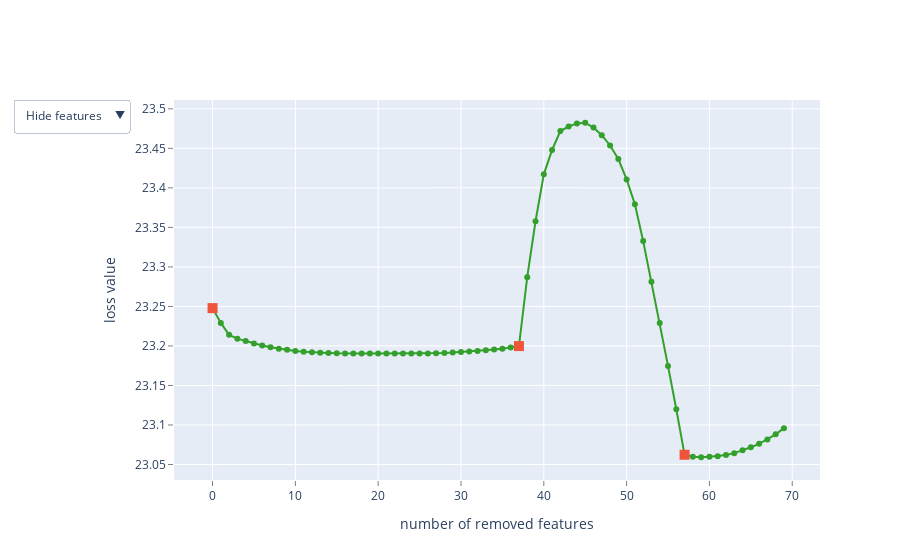

Here is the notebook cell this chart was saved with:
### Code cell
cat_energy, test_predict_energy, summary_energy = impute_data(target_var, target_train, target_test, num_features_to_select=15)

### Figure 1 — Plotly figure (JSON) as saved in the notebook; plotly's stock layout.template omitted (floating-point values rounded to 4 significant figures)
{"data": [{"line": {"color": "rgb(51,160,44)"}, "mode": "lines+markers", "name": "", "text": ["", "Kmeans clusters", "days_above_80F", "Component 1", "may_min_temp", "may_avg_temp", "november_avg_temp", "august_avg_temp", "deviation_March", "avg_temp", "deviation_November", "deviation_February", "june_min_temp", "september_max_temp", "direction_max_wind_speed", "cooling_degree_days", "december_min_temp", "march_max_temp", "may_max_temp", "days_below_20F", "days_below_10F", "days_below_0F", "days_above_100F", "days_above_110F", "september_avg_temp", "august_max_temp", "deviation_September", "last_year_factor", "extreme_temp_days", "heating_degree_days", "march_avg_temp", "snowdepth_inches", "days_above_90F", "Year_Factor", "october_min_temp", "deviation_May", "max_wind_speed", "january_min_temp", "september_min_temp", "november_min_temp", "april_max_temp", "october_max_temp", "february_min_temp", "july_max_temp", "july_min_temp", "Component 2", "deviation_August", "february_avg_temp", "december_avg_temp", "october_avg_temp", "deviation_April", "august_min_temp", "april_min_temp", "Component 3", "deviation_July", "march_min_temp", "deviation_June", "november_max_temp", "snowfall_inches", "january_avg_temp", "january_max_temp", "Component 4", "april_avg_temp", "deviation_October", "deviation_January", "direction_peak_wind_speed", "june_avg_temp", "december_max_temp", "deviation_December", "june_max_temp"], "type": "scatter", "x": [0, 1, 2, 3, 4, 5, 6, 7, 8, 9, 10, 11, 12, 13, 14, 15, 16, 17, 18, 19, 20, 21, 22, 23, 24, 25, 26, 27, 28, 29, 30, 31, 32, 33, 34, 35, 36, 37, 38, 39, 40, 41, 42, 43, 44, 45, 46, 47, 48, 49, 50, 51, 52, 53, 54, 55, 56, 57, 58, 59, 60, 61, 62, 63, 64, 65, 66, 67, 68, 69], "y": [23.25, 23.23, 23.21, 23.21, 23.21, 23.2, 23.2, 23.2, 23.2, 23.2, 23.19, 23.19, 23.19, 23.19, 23.19, 23.19, 23.19, 23.19, 23.19, 23.19, 23.19, 23.19, 23.19, 23.19, 23.19, 23.19, 23.19, 23.19, 23.19, 23.19, 23.19, 23.19, 23.19, 23.19, 23.2, 23.2, 23.2, 23.2, 23.29, 23.36, 23.42, 23.45, 23.47, 23.48, 23.48, 23.48, 23.48, 23.47, 23.45, 23.44, 23.41, 23.38, 23.33, 23.28, 23.23, 23.17, 23.12, 23.06, 23.06, 23.06, 23.06, 23.06, 23.06, 23.06, 23.07, 23.07, 23.08, 23.08, 23.09, 23.1]}, {"marker": {"size": 10, "symbol": "square"}, "mode": "markers", "name": "", "text": ["", "january_min_temp", "november_max_temp"], "type": "scatter", "x": [0, 37, 57], "y": [23.25, 23.2, 23.06]}, {"mode": "text", "name": "", "text": ["", "79", "53", "75", "19", "20", "38", "29", "64", "48", "72", "63", "22", "33", "57", "43", "40", "15", "21", "50", "51", "52", "55", "56", "32", "30", "70", "82", "80", "44", "14", "47", "54", "0", "34", "66", "59", "7", "31", "37", "18", "36", "10", "27", "25", "76", "69", "11", "41", "35", "65", "28", "16", "77", "68", "13", "67", "39", "46", "8", "9", "78", "17", "71", "62", "58", "23", "42", "73", "24"], "textfont": {"color": "rgb(51,160,44)", "family": "sans serif", "size": 18}, "textposition": "bottom center", "type": "scatter", "visible": false, "x": [0, 1, 2, 3, 4, 5, 6, 7, 8, 9, 10, 11, 12, 13, 14, 15, 16, 17, 18, 19, 20, 21, 22, 23, 24, 25, 26, 27, 28, 29, 30, 31, 32, 33, 34, 35, 36, 37, 38, 39, 40, 41, 42, 43, 44, 45, 46, 47, 48, 49, 50, 51, 52, 53, 54, 55, 56, 57, 58, 59, 60, 61, 62, 63, 64, 65, 66, 67, 68, 69], "y": [23.25, 23.23, 23.21, 23.21, 23.21, 23.2, 23.2, 23.2, 23.2, 23.2, 23.19, 23.19, 23.19, 23.19, 23.19, 23.19, 23.19, 23.19, 23.19, 23.19, 23.19, 23.19, 23.19, 23.19, 23.19, 23.19, 23.19, 23.19, 23.19, 23.19, 23.19, 23.19, 23.19, 23.19, 23.2, 23.2, 23.2, 23.2, 23.29, 23.36, 23.42, 23.45, 23.47, 23.48, 23.48, 23.48, 23.48, 23.47, 23.45, 23.44, 23.41, 23.38, 23.33, 23.28, 23.23, 23.17, 23.12, 23.06, 23.06, 23.06, 23.06, 23.06, 23.06, 23.06, 23.07, 23.07, 23.08, 23.08, 23.09, 23.1]}, {"mode": "text", "name": "", "text": ["", "Kmeans clusters", "days_above_80F", "Component 1", "may_min_temp", "may_avg_temp", "november_avg_temp", "august_avg_temp", "deviation_March", "avg_temp", "deviation_November", "deviation_February", "june_min_temp", "september_max_temp", "direction_max_wind_speed", "cooling_degree_days", "december_min_temp", "march_max_temp", "may_max_temp", "days_below_20F", "days_below_10F", "days_below_0F", "days_above_100F", "days_above_110F", "september_avg_temp", "august_max_temp", "deviation_September", "last_year_factor", "extreme_temp_days", "heating_degree_days", "march_avg_temp", "snowdepth_inches", "days_above_90F", "Year_Factor", "october_min_temp", "deviation_May", "max_wind_speed", "january_min_temp", "september_min_temp", "november_min_temp", "april_max_temp", "october_max_temp", "february_min_temp", "july_max_temp", "july_min_temp", "Component 2", "deviation_August", "february_avg_temp", "december_avg_temp", "october_avg_temp", "deviation_April", "august_min_temp", "april_min_temp", "Component 3", "deviation_July", "march_min_temp", "deviation_June", "november_max_temp", "snowfall_inches", "january_avg_temp", "january_max_temp", "Component 4", "april_avg_temp", "deviation_October", "deviation_January", "direction_peak_wind_speed", "june_avg_temp", "december_max_temp", "deviation_December", "june_max_temp"], "textfont": {"color": "rgb(51,160,44)", "family": "sans serif", "size": 18}, "textposition": "bottom center", "type": "scatter", "visible": false, "x": [0, 1, 2, 3, 4, 5, 6, 7, 8, 9, 10, 11, 12, 13, 14, 15, 16, 17, 18, 19, 20, 21, 22, 23, 24, 25, 26, 27, 28, 29, 30, 31, 32, 33, 34, 35, 36, 37, 38, 39, 40, 41, 42, 43, 44, 45, 46, 47, 48, 49, 50, 51, 52, 53, 54, 55, 56, 57, 58, 59, 60, 61, 62, 63, 64, 65, 66, 67, 68, 69], "y": [23.25, 23.23, 23.21, 23.21, 23.21, 23.2, 23.2, 23.2, 23.2, 23.2, 23.19, 23.19, 23.19, 23.19, 23.19, 23.19, 23.19, 23.19, 23.19, 23.19, 23.19, 23.19, 23.19, 23.19, 23.19, 23.19, 23.19, 23.19, 23.19, 23.19, 23.19, 23.19, 23.19, 23.19, 23.2, 23.2, 23.2, 23.2, 23.29, 23.36, 23.42, 23.45, 23.47, 23.48, 23.48, 23.48, 23.48, 23.47, 23.45, 23.44, 23.41, 23.38, 23.33, 23.28, 23.23, 23.17, 23.12, 23.06, 23.06, 23.06, 23.06, 23.06, 23.06, 23.06, 23.07, 23.07, 23.08, 23.08, 23.09, 23.1]}], "layout": {"showlegend": false, "updatemenus": [{"active": 0, "buttons": [{"args": [{"visible": [true, true, false, false]}], "label": "Hide features", "method": "update"}, {"args": [{"visible": [true, true, true, false]}], "label": "Show indices", "method": "update"}, {"args": [{"visible": [true, true, false, true]}], "label": "Show names", "method": "update"}], "pad": {"r": 10, "t": 10}, "showactive": true, "x": -0.25, "xanchor": "left", "y": 1.03, "yanchor": "top"}], "xaxis": {"gridcolor": "rgb(255,255,255)", "showgrid": true, "showline": false, "showticklabels": true, "tickcolor": "rgb(127,127,127)", "ticks": "outside", "title": {"text": "number of removed features"}, "zeroline": false}, "yaxis": {"gridcolor": "rgb(255,255,255)", "showgrid": true, "showline": false, "showticklabels": true, "tickcolor": "rgb(127,127,127)", "ticks": "outside", "title": {"text": "loss value"}, "zeroline": false}}}
